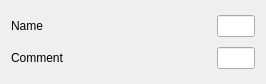
<?xml version="1.0" encoding="UTF-8"?>
<ui version="4.0">
 <class>FilterNodeProperties</class>
 <widget class="QWidget" name="FilterNodeProperties">
  <property name="geometry">
   <rect>
    <x>0</x>
    <y>0</y>
    <width>266</width>
    <height>84</height>
   </rect>
  </property>
  <property name="windowTitle">
   <string>Form</string>
  </property>
  <layout class="QVBoxLayout" name="verticalLayout">
   <item>
    <layout class="QHBoxLayout" name="horizontalLayout">
     <item>
      <widget class="QLabel" name="label">
       <property name="minimumSize">
        <size>
         <width>200</width>
         <height>0</height>
        </size>
       </property>
       <property name="text">
        <string>Name</string>
       </property>
      </widget>
     </item>
     <item>
      <widget class="QLineEdit" name="uiName">
       <property name="toolTip">
        <string>Type of the node</string>
       </property>
       <property name="readOnly">
        <bool>true</bool>
       </property>
      </widget>
     </item>
    </layout>
   </item>
   <item>
    <layout class="QHBoxLayout" name="horizontalLayout_2">
     <item>
      <widget class="QLabel" name="label_2">
       <property name="minimumSize">
        <size>
         <width>200</width>
         <height>0</height>
        </size>
       </property>
       <property name="text">
        <string>Comment</string>
       </property>
      </widget>
     </item>
     <item>
      <widget class="QLineEdit" name="uiComment">
       <property name="toolTip">
        <string>Arbitrary user comment that describes the node</string>
       </property>
       <property name="maxLength">
        <number>150</number>
       </property>
      </widget>
     </item>
    </layout>
   </item>
  </layout>
 </widget>
 <resources/>
 <connections/>
</ui>
